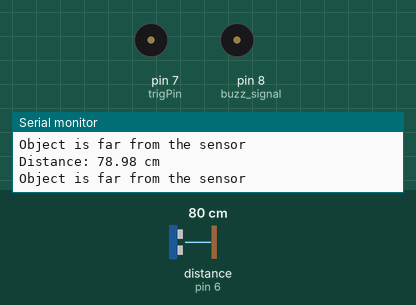
Bench run of a sketch on a simulated Arduino Uno, built with avr-gcc and run on an emulated ATmega328P. Parts: buzzer (waves = sounding, pin HIGH), the last lines printed to the serial monitor. Wiring (inferred from the names in the program): ultrasonic range finder: trigger pin 7; echo pin 6. Inputs (shaded band) come from the test bench; at power-on: distance to the obstacle (sensor on pin 6) 80 cm. The echo pulse lasts 58.3 µs per cm; pins used as bus, display or sensor lines are not drawn.

Above: at 1.8 s.
1.9 s: distance to the obstacle (sensor on pin 6) set to 12 cm
3.4 s: distance to the obstacle (sensor on pin 6) set to 9 cm
At 4.8 s:
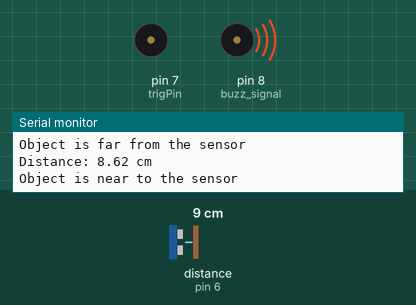
6.9 s: distance to the obstacle (sensor on pin 6) set to 18 cm
At 7.8 s:
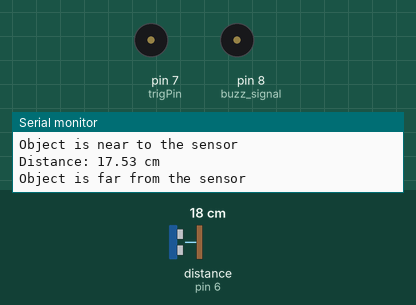
8.5 s: distance to the obstacle (sensor on pin 6) set to 2 cm
At 9.6 s:
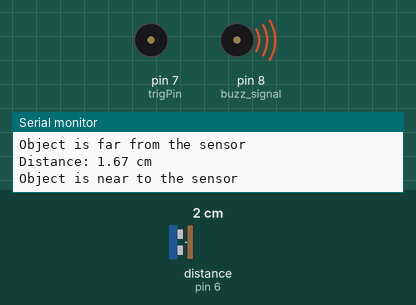
Timing chart, 0 to 13.5 s (numbered marks = the images above; inputs shaded):
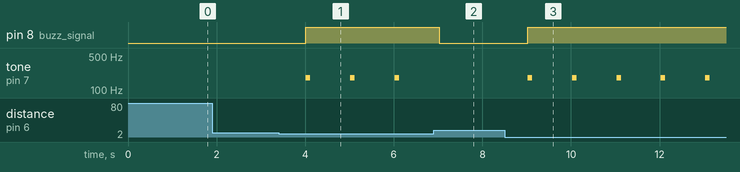

Measured:
- the behaviour switches between 11 and 10 cm on distance to the obstacle (sensor on pin 6) (found by bisection; images 0 and 1)
- after the input at 3.4 s, pin 8 (buzz_signal): LOW → HIGH after 0.62 s; tone on pin 7 (trigPin): alternates 180 Hz for 0.10 s and silent for 0.90 s, starting after 0.62 s
- after the input at 6.9 s, pin 8 (buzz_signal): HIGH → LOW after 0.12 s; tone on pin 7 (trigPin): stops changing and stays silent
- after the input at 8.5 s, pin 8 (buzz_signal): LOW → HIGH after 0.53 s; tone on pin 7 (trigPin): alternates 180 Hz for 0.10 s and silent for 0.90 s, starting after 0.53 s

The sketch:

Ultrasonic_Sensor.ino
```cpp
#define echoPin 6 // Attach Pin D6 of Arduino to Pin Echo of Ultrasonic Sensor
#define trigPin 7 // Attach Pin D3 of Arduino to Pin Trig of Ultrasonic Sensor
#define buzz_signal 8 // Attach Pin D8 of Arduino to Pin Signal of Piezo Buzzer
long duration; // Variable for the duration of sound wave
float distance; // Variable for the distance measurement

void setup() // This part of the code is used to define and set the initial data conditions
{
    pinMode(trigPin, OUTPUT); // Sets the trigPin of Ultrasonic Sensor as OUTPUT
    pinMode(echoPin, INPUT); // Sets the echoPin of Ultrasonic Sensor as INPUT
    pinMode(buzz_signal, OUTPUT); // Sets the Piezo Buzzer as OUTPUT
    Serial.begin(115200); // Serial Communication is starting with 115200 of baudrate speed. This defines the rate of transmission of data.
}

void loop() // This part of the code will keep on executing until a certain condition is fulfilled
{
    digitalWrite(trigPin, LOW); // Initially the trigPin is set in LOW condition
    delayMicroseconds(2); // After a small gap of 2 microseconds, the code will start to execute again in a loop
    // Sets the trigPin HIGH (ACTIVE) for 10 microseconds
    digitalWrite(trigPin, HIGH);
    delayMicroseconds(10); // Wait for 10 microseconds
    digitalWrite(trigPin, LOW);
    digitalWrite(buzz_signal, LOW); // When the object is far away from the sensor, the buzzer will not beep. So it is set in LOW condition.
    // Reads the echoPin, returns the sound wave travel time in microseconds
    duration = pulseIn(echoPin, HIGH); // Total time calculation
    // Calculating the distance
    distance = duration * 0.034 / 2; // (Total time * Speed of sound wave) / 2 (To and fro)
    Serial.print("Distance: ");
    Serial.print(distance); // Printing the distance of the object from the sensor
    Serial.println(" cm");
    if (distance < 10.0) // Setting 10 cm as limiting value to check the distance of the water from the sensor
    {
        Serial.println("Object is near to the sensor");
        digitalWrite(buzz_signal, HIGH);
        tone(7,220,100);// When the object is near the sensor, the buzzer will beep. So it is set in HIGH condition.
        tone(7,180,100);
    }
    else
    {
        Serial.println("Object is far from the sensor");
        digitalWrite(buzz_signal, LOW); // When the object is far away from the sensor, the buzzer will not beep. So it is set in LOW condition.
    }
    delay(1000); // Wait for 1000 milliseconds
}
```
